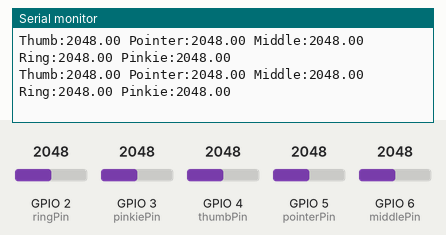
Recording of a sketch running on a simulated ESP32. Parts: the last lines printed to the serial monitor. The inputs (shaded band) are chosen by the test bench; at power-on: GPIO 2 (ringPin) = 2048, GPIO 3 (pinkiePin) = 2048, GPIO 4 (thumbPin) = 2048, GPIO 5 (pointerPin) = 2048, GPIO 6 (middlePin) = 2048 (analog values on the 0–4095 scale).

Above: at 1.2 s.
1.3 s: GPIO 2 (ringPin) set to 2866
At 1.35 s:
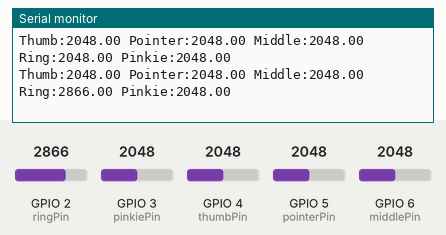
2.8 s: GPIO 3 (pinkiePin) set to 2866
At 2.84 s:
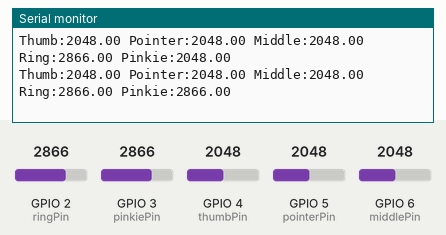
4.3 s: GPIO 4 (thumbPin) set to 2866
At 4.34 s:
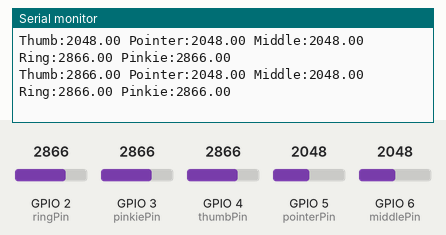
5.8 s: GPIO 5 (pointerPin) set to 2866
At 5.83 s:
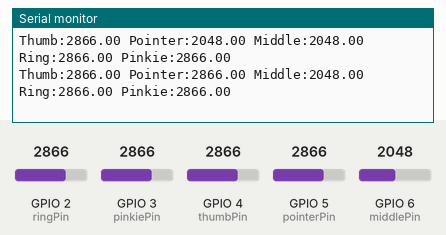
7.3 s: GPIO 6 (middlePin) set to 2866
At 7.32 s:
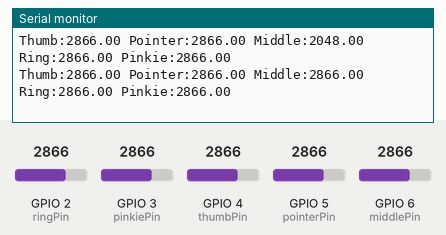
8.8 s: GPIO 2 (ringPin) set to 3972
At 8.81 s:
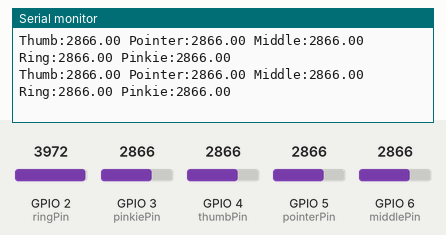
Timing chart, 0 to 11.3 s (numbered marks = the images above; inputs shaded):
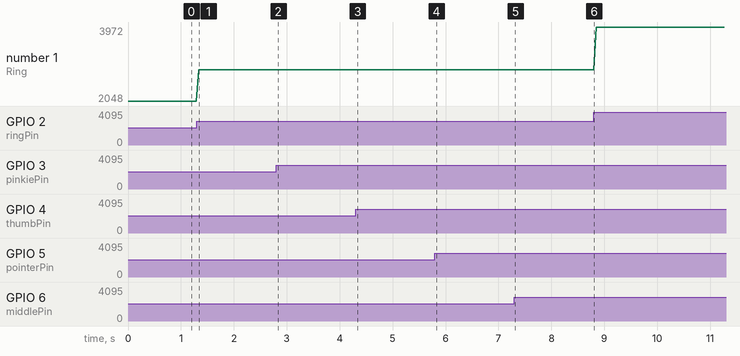

Measured:
- after the input at 1.3 s, the serial monitor: prints a new line at once (image 1)
- after the input at 2.8 s, the serial monitor: prints a new line at once (image 2)
- after the input at 4.3 s, the serial monitor: prints a new line at once (image 3)
- after the input at 5.8 s, the serial monitor: prints a new line at once (image 4)
- after the input at 7.3 s, the serial monitor: prints a new line at once (image 5)
- plotted number 1: 2048 → 2866 after the input at 1.3 s, 2866 → 3972 after the input at 8.8 s

The sketch:

Cyberkinesis_glove_firmware_v0.2_all_fingers_pot_read.ino
```cpp
const int thumbPin = 4;
const int pointerPin = 5;
const int middlePin = 6;
const int ringPin = 2;
const int pinkiePin = 3;


void setup()
{
  Serial.begin(115200);
  //pinMode(adcPin, INPUT);
  analogReadResolution(12);
  analogSetAttenuation(ADC_6db);
}


void loop()
{
  float thumb = analogRead(thumbPin);
  float pointer = analogRead(pointerPin);
  float middle = analogRead(middlePin);
  float ring = analogRead(ringPin);
  float pinkie = analogRead(pinkiePin);

  Serial.print("Thumb:");
  Serial.print(thumb);
  Serial.print(" ");
  Serial.print("Pointer:");
  Serial.print(pointer);
  Serial.print(" ");
  Serial.print("Middle:");
  Serial.print(middle);
  Serial.print(" ");
  Serial.print("Ring:");
  Serial.print(ring);
  Serial.print(" ");
  Serial.print("Pinkie:");
  Serial.println(pinkie);
  delay(50);
}
```
